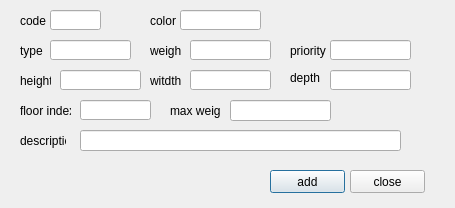
<?xml version="1.0" encoding="UTF-8"?>
<ui version="4.0">
 <class>AddCargoClass</class>
 <widget class="QDialog" name="AddCargoClass">
  <property name="geometry">
   <rect>
    <x>0</x>
    <y>0</y>
    <width>455</width>
    <height>208</height>
   </rect>
  </property>
  <property name="windowTitle">
   <string>AddCargo</string>
  </property>
  <widget class="QLineEdit" name="lineEdit">
   <property name="geometry">
    <rect>
     <x>50</x>
     <y>10</y>
     <width>51</width>
     <height>20</height>
    </rect>
   </property>
  </widget>
  <widget class="QLineEdit" name="lineEdit_2">
   <property name="geometry">
    <rect>
     <x>80</x>
     <y>130</y>
     <width>321</width>
     <height>21</height>
    </rect>
   </property>
  </widget>
  <widget class="QLineEdit" name="lineEdit_3">
   <property name="geometry">
    <rect>
     <x>50</x>
     <y>40</y>
     <width>81</width>
     <height>20</height>
    </rect>
   </property>
  </widget>
  <widget class="QLineEdit" name="lineEdit_7">
   <property name="geometry">
    <rect>
     <x>190</x>
     <y>40</y>
     <width>81</width>
     <height>20</height>
    </rect>
   </property>
  </widget>
  <widget class="QLineEdit" name="lineEdit_8">
   <property name="geometry">
    <rect>
     <x>80</x>
     <y>100</y>
     <width>71</width>
     <height>20</height>
    </rect>
   </property>
  </widget>
  <widget class="QLineEdit" name="lineEdit_9">
   <property name="geometry">
    <rect>
     <x>330</x>
     <y>40</y>
     <width>81</width>
     <height>20</height>
    </rect>
   </property>
  </widget>
  <widget class="QLineEdit" name="lineEdit_10">
   <property name="geometry">
    <rect>
     <x>230</x>
     <y>100</y>
     <width>101</width>
     <height>21</height>
    </rect>
   </property>
  </widget>
  <widget class="QLineEdit" name="lineEdit_11">
   <property name="geometry">
    <rect>
     <x>180</x>
     <y>10</y>
     <width>81</width>
     <height>20</height>
    </rect>
   </property>
  </widget>
  <widget class="QLabel" name="label">
   <property name="geometry">
    <rect>
     <x>20</x>
     <y>10</y>
     <width>31</width>
     <height>21</height>
    </rect>
   </property>
   <property name="text">
    <string>code</string>
   </property>
  </widget>
  <widget class="QPushButton" name="pushButton">
   <property name="geometry">
    <rect>
     <x>270</x>
     <y>170</y>
     <width>75</width>
     <height>23</height>
    </rect>
   </property>
   <property name="text">
    <string>add</string>
   </property>
  </widget>
  <widget class="QPushButton" name="pushButton_2">
   <property name="geometry">
    <rect>
     <x>350</x>
     <y>170</y>
     <width>75</width>
     <height>23</height>
    </rect>
   </property>
   <property name="text">
    <string>close</string>
   </property>
  </widget>
  <widget class="QLabel" name="label_2">
   <property name="geometry">
    <rect>
     <x>20</x>
     <y>130</y>
     <width>46</width>
     <height>21</height>
    </rect>
   </property>
   <property name="text">
    <string>description</string>
   </property>
  </widget>
  <widget class="QLabel" name="label_3">
   <property name="geometry">
    <rect>
     <x>20</x>
     <y>40</y>
     <width>31</width>
     <height>21</height>
    </rect>
   </property>
   <property name="text">
    <string>type</string>
   </property>
  </widget>
  <widget class="QLabel" name="label_4">
   <property name="geometry">
    <rect>
     <x>20</x>
     <y>70</y>
     <width>31</width>
     <height>21</height>
    </rect>
   </property>
   <property name="text">
    <string>height</string>
   </property>
  </widget>
  <widget class="QLabel" name="label_5">
   <property name="geometry">
    <rect>
     <x>150</x>
     <y>70</y>
     <width>31</width>
     <height>21</height>
    </rect>
   </property>
   <property name="text">
    <string>witdth</string>
   </property>
  </widget>
  <widget class="QLabel" name="label_6">
   <property name="geometry">
    <rect>
     <x>290</x>
     <y>70</y>
     <width>31</width>
     <height>16</height>
    </rect>
   </property>
   <property name="text">
    <string>depth</string>
   </property>
  </widget>
  <widget class="QLabel" name="label_7">
   <property name="geometry">
    <rect>
     <x>150</x>
     <y>40</y>
     <width>31</width>
     <height>21</height>
    </rect>
   </property>
   <property name="text">
    <string>weight</string>
   </property>
  </widget>
  <widget class="QLabel" name="label_8">
   <property name="geometry">
    <rect>
     <x>20</x>
     <y>100</y>
     <width>51</width>
     <height>21</height>
    </rect>
   </property>
   <property name="text">
    <string>floor index</string>
   </property>
  </widget>
  <widget class="QLabel" name="label_9">
   <property name="geometry">
    <rect>
     <x>290</x>
     <y>40</y>
     <width>41</width>
     <height>21</height>
    </rect>
   </property>
   <property name="text">
    <string>priority</string>
   </property>
  </widget>
  <widget class="QLabel" name="label_10">
   <property name="geometry">
    <rect>
     <x>170</x>
     <y>100</y>
     <width>51</width>
     <height>21</height>
    </rect>
   </property>
   <property name="text">
    <string>max weight</string>
   </property>
  </widget>
  <widget class="QLabel" name="label_11">
   <property name="geometry">
    <rect>
     <x>150</x>
     <y>10</y>
     <width>31</width>
     <height>21</height>
    </rect>
   </property>
   <property name="text">
    <string>color</string>
   </property>
  </widget>
  <widget class="QLineEdit" name="lineEdit_12">
   <property name="geometry">
    <rect>
     <x>190</x>
     <y>70</y>
     <width>81</width>
     <height>20</height>
    </rect>
   </property>
  </widget>
  <widget class="QLineEdit" name="lineEdit_13">
   <property name="geometry">
    <rect>
     <x>60</x>
     <y>70</y>
     <width>81</width>
     <height>20</height>
    </rect>
   </property>
  </widget>
  <widget class="QLineEdit" name="lineEdit_14">
   <property name="geometry">
    <rect>
     <x>330</x>
     <y>70</y>
     <width>81</width>
     <height>20</height>
    </rect>
   </property>
  </widget>
 </widget>
 <layoutdefault spacing="6" margin="11"/>
 <tabstops>
  <tabstop>lineEdit</tabstop>
  <tabstop>lineEdit_11</tabstop>
  <tabstop>lineEdit_3</tabstop>
  <tabstop>lineEdit_7</tabstop>
  <tabstop>lineEdit_9</tabstop>
  <tabstop>lineEdit_13</tabstop>
  <tabstop>lineEdit_12</tabstop>
  <tabstop>lineEdit_14</tabstop>
  <tabstop>lineEdit_8</tabstop>
  <tabstop>lineEdit_10</tabstop>
  <tabstop>lineEdit_2</tabstop>
  <tabstop>pushButton</tabstop>
  <tabstop>pushButton_2</tabstop>
 </tabstops>
 <resources/>
 <connections/>
</ui>
